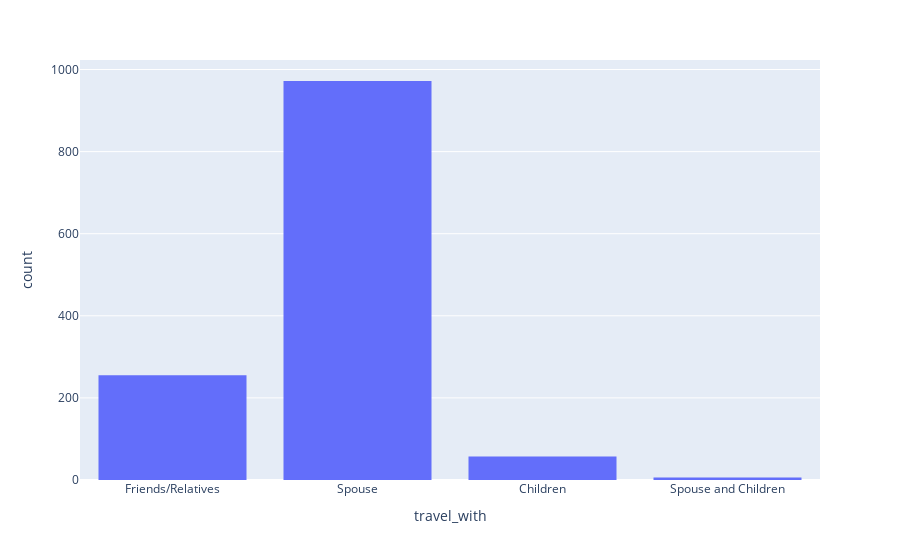

This figure's notebook cell:
### Code cell
px.histogram(df.loc[(df.total_female==1)&(df.total_male==1)],x='travel_with')

### Figure 1 — Plotly figure (JSON) as saved in the notebook; plotly's stock layout.template omitted (floating-point values rounded to 4 significant figures; data arrays with more than 128 entries replaced by an {"elided": "..."} marker saying what was removed)
{"data": [{"alignmentgroup": "True", "bingroup": "x", "hovertemplate": "travel_with=%{x}<br>count=%{y}<extra></extra>", "legendgroup": "", "marker": {"color": "#636efa", "pattern": {"shape": ""}}, "name": "", "offsetgroup": "", "orientation": "v", "showlegend": false, "type": "histogram", "x": {"elided": "1300 str values"}, "xaxis": "x", "yaxis": "y"}], "layout": {"barmode": "relative", "legend": {"tracegroupgap": 0}, "margin": {"t": 60}, "xaxis": {"anchor": "y", "domain": [0, 1], "title": {"text": "travel_with"}}, "yaxis": {"anchor": "x", "domain": [0, 1], "title": {"text": "count"}}}}
